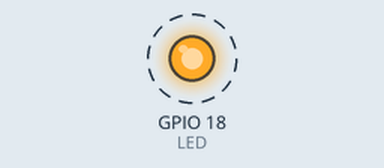
Recording of a sketch running on a simulated ESP32. On the bench: output pins drawn as LEDs (lit = HIGH). Dashed ring = blinking.

Above: at 0.5 s.
Timing chart, 0 to 4.6 s (numbered marks = the images above):
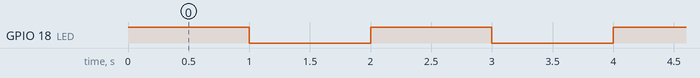

Measured:
- by itself, GPIO 18 (LED): alternates HIGH for 1.0 s and LOW for 1.0 s

The sketch:

olaMundo.ino
```cpp
#include <Arduino.h> // Inclui a biblioteca do framework do Arduino

int LED = 18; // Define a porta 18 do esp para ligar o LED.

// Função para configuração do esp32
void setup(){
  pinMode(LED, OUTPUT); // Configura a porta como saída
}

// Função do loop principal
void loop(){
digitalWrite(LED, HIGH); // Liga o LED
delay(1000);  // Espera 1 segundo
digitalWrite(LED, LOW); // Desliga o LED
delay(1000); //Espera 1 segundo
}
```
